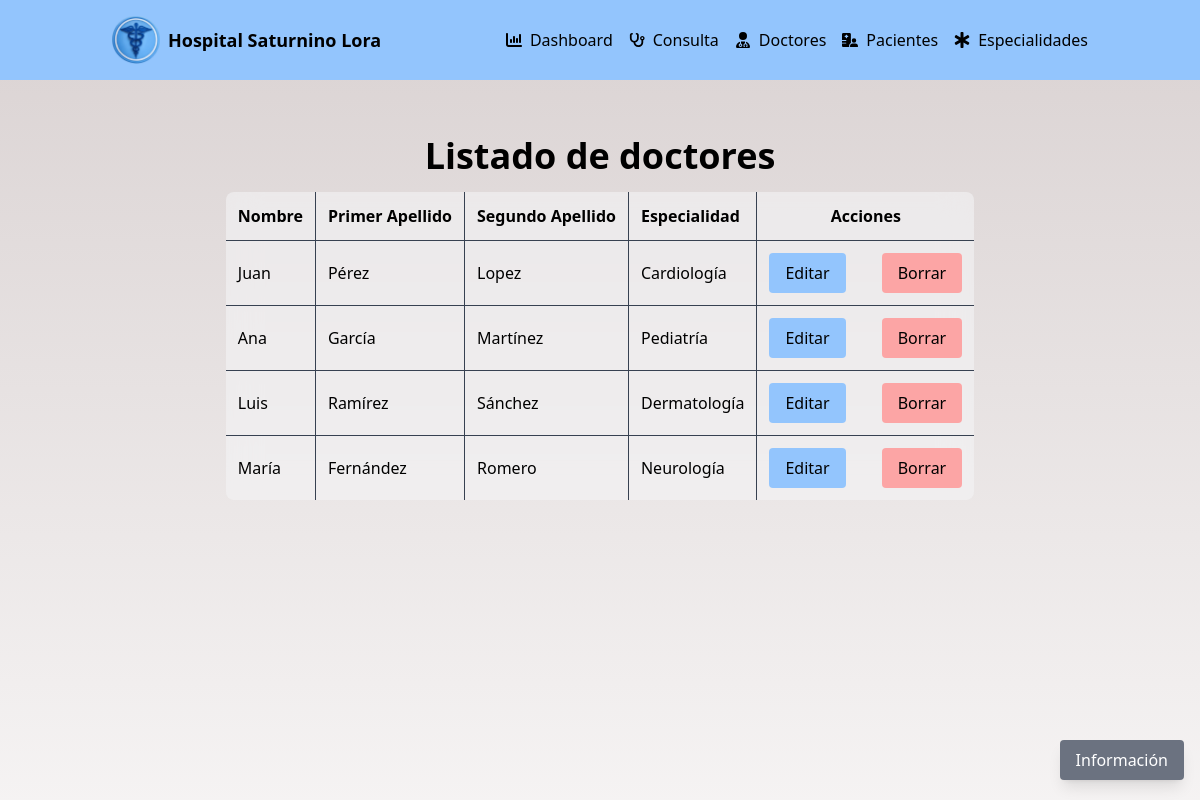
/?controller=Doctor&&action=principal, run on an earlier commit of the app's database.
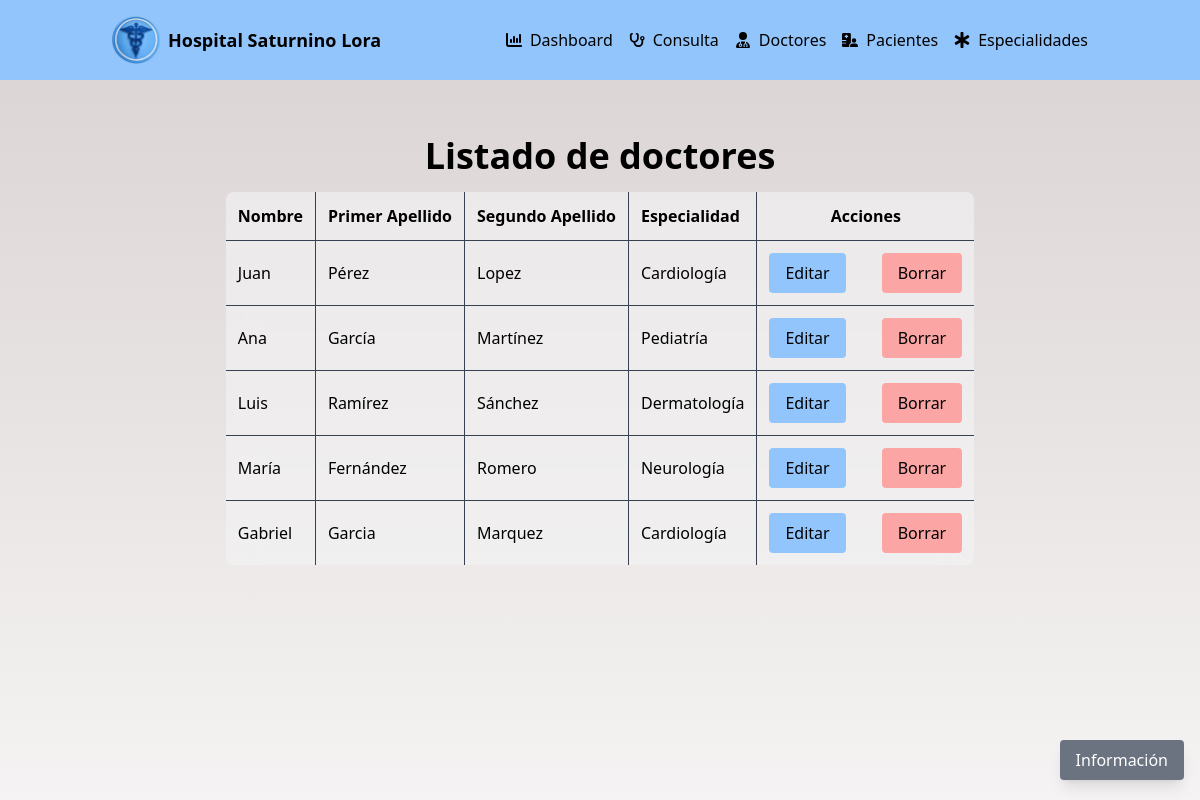
And on a later commit of the database.
### tables this page shows
CREATE TABLE `doctor` (
  `id_doctor` int(11) NOT NULL,
  `nombre_doctor` varchar(50) NOT NULL,
  `primer_apellido_doctor` varchar(50) NOT NULL,
  `segundo_apellido_doctor` varchar(50) NOT NULL,
  `id_especialidad` int(11) NOT NULL
);

CREATE TABLE `especialidad` (
  `id_especialidad` int(11) NOT NULL,
  `detalles` varchar(50) NOT NULL
);

### app/controllers/DoctorController.php (called while the page is built, shortened)
<?php
require_once "app/models/Doctor.php";
class DoctorController
{
    public function __construct()
    {
        $this->doctor = new Doctor();
    }
    public function principal(): void
    {
        include "app/views/src/pages/listado_doctores.php";
    }
}

### app/models/DataBase.php (called while the page is built, shortened)
<?php
class DataBase{
    public static function connect(){
        try{
            $connexion = new PDO("mysql:host=".self::server.";dbname=".self::dbname.";charset=utf8",self::user,self::password);
            $connexion -> setAttribute(PDO::ATTR_ERRMODE,PDO::ERRMODE_EXCEPTION);
            return $connexion;
        }catch(PDOException $e){
            return "Fallo ".$e->getMessage();
        }
    }
}

### app/models/Doctor.php (called while the page is built, shortened)
<?php
class Doctor
{
    private $pdo;
    public function __CONSTRUCT()
    {
        $this->pdo = DataBase::connect();
    }
    public function listar()
    {
        try {
            $consulta = $this->pdo->prepare("SELECT d.id_doctor, nombre_doctor, primer_apellido_doctor, segundo_apellido_doctor, detalles
                                            FROM DOCTOR d INNER JOIN ESPECIALIDAD e ON d.id_especialidad = e.id_especialidad;");
            $consulta->execute();
            return $consulta->fetchAll(PDO::FETCH_OBJ);
        } catch (Exception $e) {
            die($e->getMessage());
        }
    }
}

### app/views/src/pages/listado_doctores.php (the view, shortened to what this page needs)
<!DOCTYPE html>
<html lang="es">
    <head>
        <link rel="stylesheet" href="app/views/src/styles/estilos.css">
    </head>
    <body class="bg-cover bg-center bg-fixed" style="background-image: linear-gradient(rgba(186, 172, 172, 0.542), rgba(205, 194, 194, 0.2)), url('app/views/src/icons/doctors.jpg');background-position: center 20%;">
        <header class="bg-blue-300">
            <div class="container mx-auto flex items-center justify-between py-4 px-6 flex-wrap">
              <div class="flex items-center space-x-2 mr-2">
                <img src="app/views/src/icons/logoH.png" alt="Ícono del hospital" class="w-12 h-12">
                <h1 class="text-black font-bold text-lg whitespace-nowrap">
                  Hospital Saturnino Lora
                </h1>
              </div>
              <nav class="flex-grow">
                <ul class="flex flex-col sm:flex-row justify-end items-center space-y-2 sm:space-y-0 sm:space-x-4">
                  <li class="flex items-center space-x-2">
                    <a href="?controller=Dashboard"
                      class="text-dark-gray hover:text-blue-logo hover:text-blue-700 ml-2 hover:underline">Dashboard</a>
                  </li>
                  <div class="flex items-center space-x-2">
                    <li class="relative flex items-center">
                      <button id="inicio-btn-consulta"
                        class="text-dark-gray hover:text-blue-logo hover:text-blue-700  hover:underline ml-2">
                        Consulta
                      </button>
                    </li>
                  </div>
                  <div class="flex items-center space-x-2">
                    <li class="relative flex items-center">
                      <button id="inicio-btn-doctores" class="text-dark-gray hover:text-blue-logo hover:text-blue-700 hover:underline ml-2">
                        Doctores
                      </button>
                    </li>
                  </div>
                  <div class="flex items-center space-x-2">
                    <li class="relative flex items-center">
                      <button id="inicio-btn-pacientes" class="text-dark-gray hover:text-blue-logo hover:text-blue-700 hover:underline ml-2">
                        Pacientes
                      </button>
                    </li>
                  </div>
                  <div class="flex items-center space-x-2">
                    <li class="relative flex items-center">
                      <button id="inicio-btn-especialidad" class="text-dark-gray hover:text-blue-logo hover:text-blue-700 hover:underline ml-2">
                        Especialidades
                      </button>
                    </li>
                  </div>
                </ul>
              </nav>
            </div>
          </header>
        <main class="container mx-auto py-4 px-6 sm:px-6 max-w-full overflow-x-auto">
            <section class="mb-8">
                <div class="flex flex-col items-center mt-10">
                  <h2 class="text-2xl sm:text-4xl font-bold mb-4 ">Listado de doctores</h2>
                  <div class="w-full max-w-full overflow-x-auto mx-auto">
                    <table id="tablaDoctores" class="p-6 w-auto backdrop-blur-lg bg-gray-100/60 border-collapse overflow-hidden rounded-lg table-auto mx-auto">
                      <thead>
                          <tr>
                              <th class="p-2 sm:p-3 border-r border-b border-gray-700 text-left">Nombre</th>
                              <th class="p-2 sm:p-3 border-r border-b border-gray-700 text-left">Primer Apellido</th>
                              <th class="p-2 sm:p-3 border-r border-b border-gray-700 text-left">Segundo Apellido</th>
                              <th class="p-2 sm:p-3 border-r border-b border-gray-700 text-left">Especialidad</th>
                              <th class="p-2 sm:p-3 border-b border-gray-700 text-center">Acciones</th>
                          </tr>
                      </thead>
                      <tbody>
                        <?php
                        $doctores = $this->doctor->listar();
                        for($i = 0; $i < count($doctores); $i ++): ?>
                            <tr>
                                <?php if($i+1 == count($doctores)): ?>
                                    <td class="p-2 sm:p-3 border-r border-gray-700 text-left"><?php echo $doctores[$i]->nombre_doctor; ?></td>
                                    <td class="p-2 sm:p-3 border-r border-gray-700 text-left"><?php echo $doctores[$i]->primer_apellido_doctor; ?></td>
                                    <td class="p-2 sm:p-3 border-r border-gray-700 text-left"><?php echo $doctores[$i]->segundo_apellido_doctor; ?></td>
                                    <td class="p-2 sm:p-3 border-r border-gray-700 text-left"><?php echo $doctores[$i]->detalles; ?></td>
                                    <td class="p-2 sm:p-3 border-gray-700 text-left">
                                      <div class="flex flex-col sm:flex-row justify-end items-center space-y-2 sm:space-y-0 sm:space-x-4">
                                        <a href="?controller=Doctor&&action=form_doctores&&id=<?php echo $doctores[$i]->id_doctor ?>" class="px-4 py-2 bg-blue-300 text-black rounded hover:bg-blue-500 mr-5 editar-fila"> Editar </a>
                                        <a href="?controller=Doctor&&action=eliminar&&id=<?php echo $doctores[$i]->id_doctor ?>" class="px-4 py-2 bg-red-300 text-black rounded hover:bg-red-500 mr-5 borrar-fila"> Borrar </a>
                                      </div>
                                    </td>
                                <?php else: ?>
                                    <td class="p-2 sm:p-3 border-r border-b border-gray-700 text-left"><?php echo $doctores[$i]->nombre_doctor; ?></td>
                                    <td class="p-2 sm:p-3 border-r border-b border-gray-700 text-left"><?php echo $doctores[$i]->primer_apellido_doctor; ?></td>
                                    <td class="p-2 sm:p-3 border-r border-b border-gray-700 text-left"><?php echo $doctores[$i]->segundo_apellido_doctor; ?></td>
                                    <td class="p-2 sm:p-3 border-r border-b border-gray-700 text-left"><?php echo $doctores[$i]->detalles; ?></td>
                                    <td class="p-2 sm:p-3 border-b border-gray-700 text-left">
                                      <div class="flex flex-col sm:flex-row justify-end items-center space-y-2 sm:space-y-0 sm:space-x-4">
                                        <a href="?controller=Doctor&&action=form_doctores&&id=<?php echo $doctores[$i]->id_doctor ?>" class="px-4 py-2 bg-blue-300 text-black rounded hover:bg-blue-500 mr-5 editar-fila"> Editar </a>
                                        <a href="?controller=Doctor&&action=eliminar&&id=<?php echo $doctores[$i]->id_doctor ?>" class="px-4 py-2 bg-red-300 text-black rounded hover:bg-red-500 mr-5 borrar-fila"> Borrar </a>
                                      </div>
                                    </td>
                                <?php endif ?>
                            </tr>
                        <?php endfor
                         ?>
                      </tbody>
                    </table>
                  </div>
                </div>
              </section>
        </main>
    <a href="#footer"
      class="btn-flotante fixed bottom-5 right-4 bg-gray-500 text-white px-4 py-2 rounded shadow-lg text-sm sm:text-base">Información</a>
  </body>
</html>

### index.php (shortened to what this page needs)
<?php
require_once "app/controllers/DoctorController.php";
require_once "app/models/DataBase.php";
$controller = isset($_GET['controller']) ? $_GET['controller'] : "Dashboard";
$action = isset($_GET['action']) ? $_GET['action'] : 'principal';
$controllerPath = ucfirst($controller) . "Controller";
if (class_exists($controllerPath)) {
    $instanceController = new $controllerPath;
    if (method_exists($controllerPath, $action)) {
        $instanceController->$action();
    } else {
        echo "La acción $action no existe en el controlador $controller.";
    }
} else {
    echo "El controlador $controller no existe.";
}

What changed in the data, as far as the page shows it:
added doctor: nombre_doctor "Gabriel", primer_apellido_doctor "Garcia", segundo_apellido_doctor "Marquez", id_especialidad.detalles "Cardiología"
